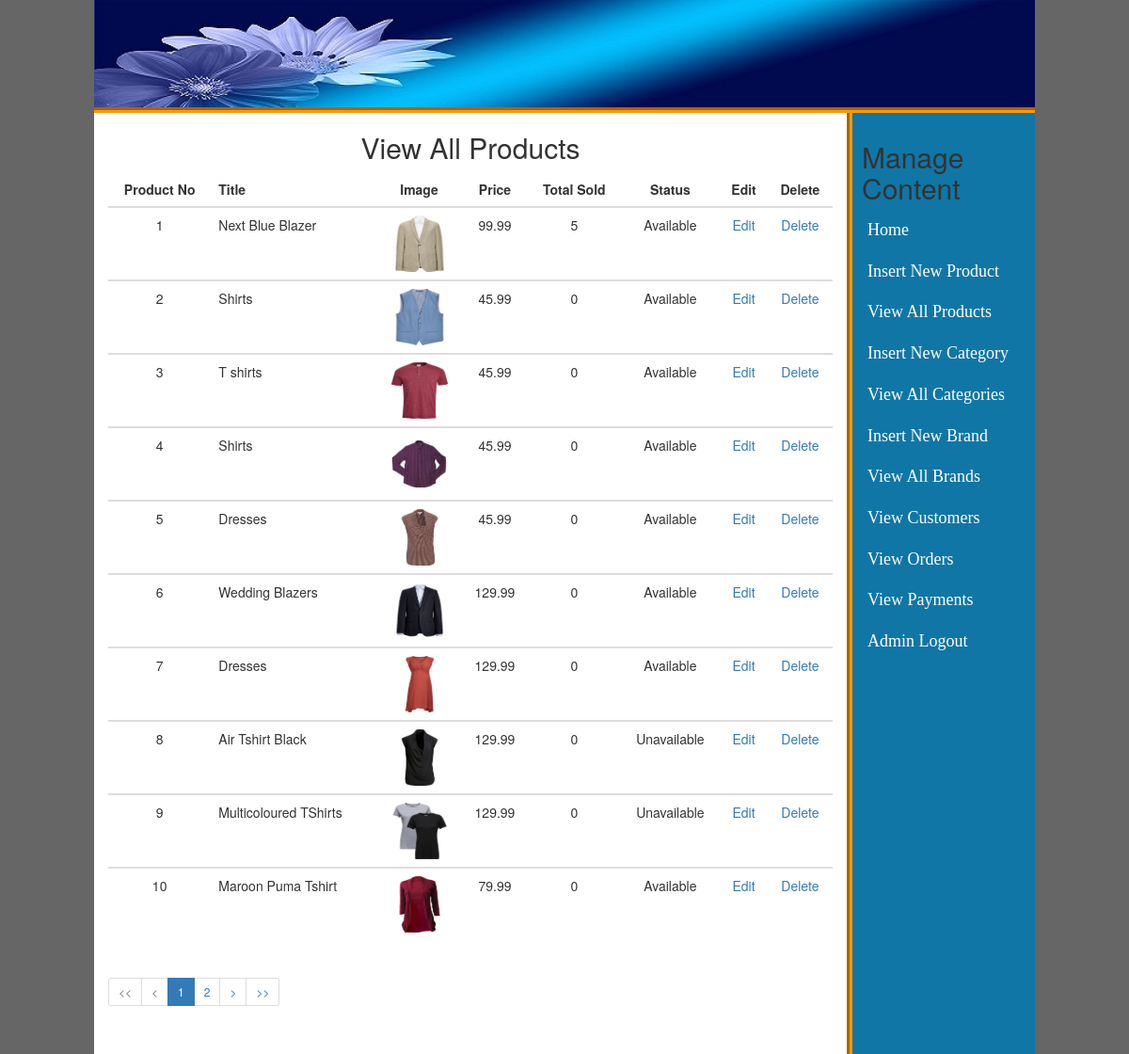
Page /admin_area/index.php?view_products (signed in) on the committed database.
### tables this page shows
CREATE TABLE `products` (
  `product_id` int(10) NOT NULL,
  `cat_id` int(10) NOT NULL,
  `brand_id` int(10) NOT NULL,
  `date` timestamp NOT NULL DEFAULT CURRENT_TIMESTAMP ON UPDATE CURRENT_TIMESTAMP,
  `product_title` text NOT NULL,
  `product_img1` text NOT NULL,
  `product_img2` text NOT NULL,
  `product_img3` text NOT NULL,
  `product_price` decimal(10,2) NOT NULL,
  `product_desc` text NOT NULL,
  `product_keywords` text NOT NULL,
  `status` text NOT NULL
);

### admin_area/view_products.php (the view, shortened to what this page needs)
<?php
if(!isset($_SESSION['admin_email'])){
	echo "<script>window.open('login.php','_self')</script>";
}
else {
?>
<?php
if(isset($_GET['view_products'])){ ?>
<div class="container-fluid">
<h2 class="text-center">View All Products</h2>
 <?php
              include("includes/db.php");
				$limit = 10;
				$adjacents = 4;
				$sql = "SELECT COUNT(*) 'total_rows' FROM `products`";
				$res = mysqli_fetch_object(mysqli_query($con, $sql));
				$total_rows = $res->total_rows;
				$total_pages = ceil($total_rows / $limit);
				if(isset($_GET['page']) && $_GET['page'] != "") {
					$page = $_GET['page'];
					$offset = $limit * ($page-1);
				} else {
					$page = 1;
					$offset = 0;
				}
				$query  = "select * from products  order by date desc limit $offset, $limit";
				$result = mysqli_query($con, $query);
				if(mysqli_num_rows($result) > 0) { ?>
<div class="table-responsive">
<table class="table">
<thead>
<tr>
<th style="text-align:center">Product No</th>
<th>Title</th>
<th style="text-align:center">Image</th>
<th style="text-align:center">Price</th>
<th style="text-align:center">Total Sold</th>
<th style="text-align:center">Status</th>
<th style="text-align:center">Edit</th>
<th style="text-align:center">Delete</th>
</tr>
    </thead>
<?php
$i =0;
while($row_pro=mysqli_fetch_array($result)){
	$p_id = $row_pro['product_id'];
	$p_title = $row_pro['product_title'];
	$p_img = $row_pro['product_img1'];
	$p_price = $row_pro['product_price'];
	$status = $row_pro['status'];
	$i++;
?>
<tbody>
<tr align="center">
<td><?php echo $i; ?></td>
<td style="text-align:left"><?php echo $p_title; ?></td>
<td><img src="product_images/<?php echo $p_img; ?>" width="60" height="60"></td>
<td><?php echo $p_price; ?></td>
<td>
<?php
$get_sold = "select * from pending_orders where product_id='$p_id'";
$run_sold = mysqli_query($con, $get_sold);
$count = mysqli_num_rows($run_sold);
echo $count;
?>
</td>
<td><?php echo $status; ?></td>
<td><a href="index.php?edit_pro=<?php echo $p_id; ?>">Edit</a></td>
<td><a href="delete_pro.php?delete_pro=<?php echo $p_id; ?>">Delete</a></td>
</tr>
    </tbody>
<?php } ?>
</table>
</div>
<?php
				}
				if($total_pages <= (1+($adjacents * 2))) {
					$start = 1;
					$end   = $total_pages;
				}
				?>
				<?php if($total_pages > 1) { ?>
					<ul class="pagination pagination-sm justify-content-center">
						<li class='page-item <?php ($page <= 1 ? print 'disabled' : '')?>'>
							<a class='page-link' href='?view_products&page=1'>&lt;&lt;</a>
						</li>
						<li class='page-item <?php ($page <= 1 ? print 'disabled' : '')?>'>
							<a class='page-link' href='?view_products&page=<?php ($page>1 ? print($page-1) : print 1)?>'>&lt;</a>
						</li>
						<?php for($i=$start; $i<=$end; $i++) { ?>
						<li class='page-item <?php ($i == $page ? print 'active' : '')?>'>
							<a class='page-link' href='?view_products&page=<?php echo $i;?>'><?php echo $i;?></a>
						</li>
						<?php } ?>
						<li class='page-item <?php ($page >= $total_pages ? print 'disabled' : '')?>'>
							<a class='page-link' href='?view_products&page=<?php ($page < $total_pages ? print($page+1) : print $total_pages)?>'>&gt;</a>
						</li>
						<li class='page-item <?php ($page >= $total_pages ? print 'disabled' : '')?>'>
							<a class='page-link' href='?view_products&page=<?php echo $total_pages;?>'>&gt;&gt;</a>
						</li>
					</ul>
				<?php } ?>
</div>
<?php } ?>
<?php } ?>

### admin_area/styles/style.css (style rules this page uses)
html, body, div, span, applet, object, iframe, h1, h2, h3, h4, h5, h6, p, blockquote, pre, a, abbr, acronym, address, big, cite, code, del, dfn, em, img, ins, kbd, q, s, samp, small, strike, strong, sub, sup, tt, var, b, u, i, center, dl, dt, dd, ol, ul, li, fieldset, form, label, legend, table, caption, tbody, tfoot, thead, tr, th, td, article, aside, canvas, details, embed, figure, figcaption, footer, header, hgroup, menu, nav, output, ruby, section, summary, time, mark, audio, video { margin: 0; padding: 0; border: 0; vertical-align: baseline; }
body { background: #666 !important; }

### rows in the picture
products: product_title "Next Blue Blazer", product_img1 (picture), product_price "99.99", count "5", status "Available"
products: product_title "Shirts", product_img1 (picture), product_price "45.99", count "0", status "Available"
products: product_title "T shirts", product_img1 (picture), product_price "45.99", count "0", status "Available"
products: product_title "Shirts", product_img1 (picture), product_price "45.99", count "0", status "Available"
products: product_title "Dresses", product_img1 (picture), product_price "45.99", count "0", status "Available"
products: product_title "Wedding Blazers", product_img1 (picture), product_price "129.99", count "0", status "Available"
products: product_title "Dresses", product_img1 (picture), product_price "129.99", count "0", status "Available"
products: product_title "Air Tshirt Black", product_img1 (picture), product_price "129.99", count "0", status "Unavailable"
products: product_title "Multicoloured TShirts", product_img1 (picture), product_price "129.99", count "0", status "Unavailable"
products: product_title "Maroon Puma Tshirt", product_img1 (picture), product_price "79.99", count "0", status "Available"
